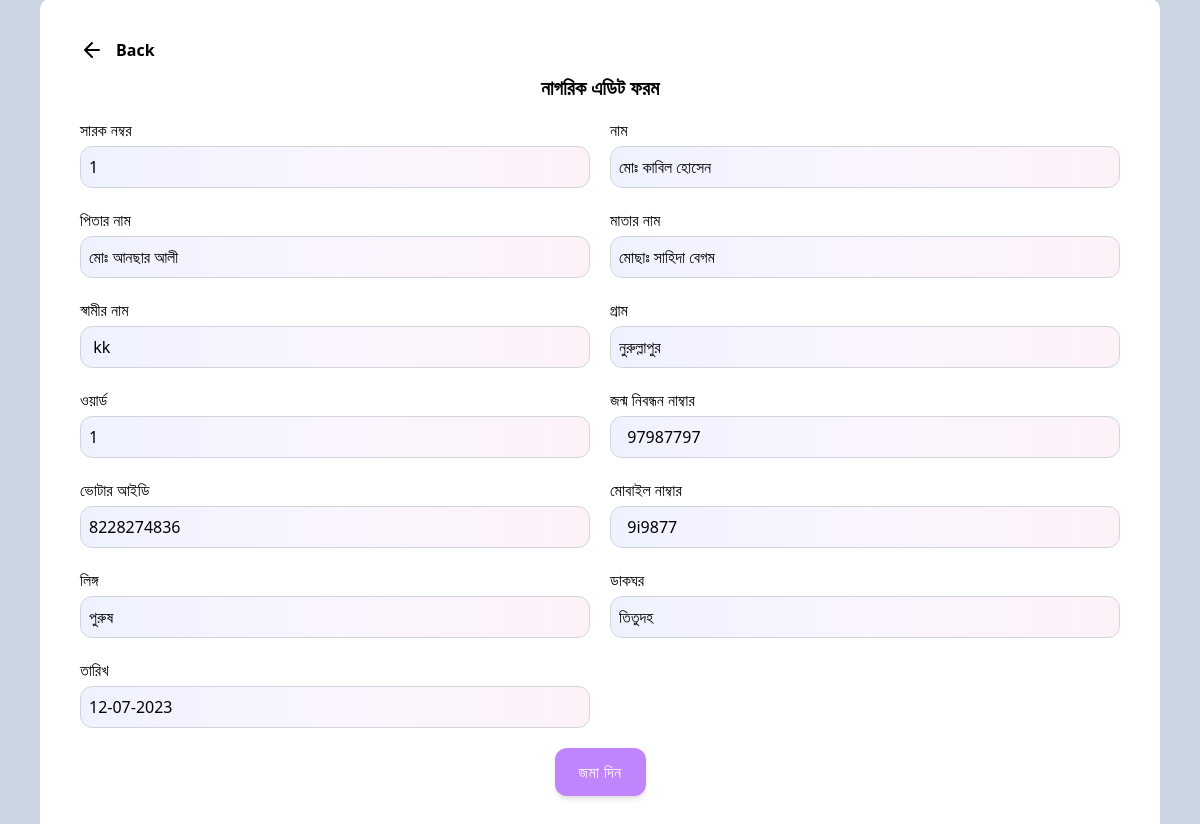
/nagorikedit.php?id=9 (signed in), run on the app's committed database.
### tables this page shows
CREATE TABLE `nagorik` (
  `id` int(11) NOT NULL,
  `sarok` varchar(255) NOT NULL,
  `name` varchar(255) NOT NULL,
  `fathername` varchar(255) NOT NULL,
  `mothername` varchar(255) NOT NULL,
  `husband` varchar(255) NOT NULL,
  `gram` varchar(255) NOT NULL,
  `word` varchar(255) NOT NULL,
  `birthno` varchar(255) NOT NULL,
  `voterid` varchar(255) NOT NULL,
  `mobileno` varchar(255) NOT NULL,
  `gender` varchar(255) NOT NULL,
  `dakghor` varchar(255) NOT NULL,
  `date` varchar(255) NOT NULL
);

### nagorikedit.php (the view, shortened to what this page needs)
<?php
include './dbconnect.php';
if (isset($_REQUEST['id'])) {
    $rid = $_REQUEST['id'];
    $query = "SELECT * FROM `nagorik` WHERE id=$rid";
    $poriciti = mysqli_query($con, $query);
    $result = mysqli_fetch_array($poriciti);
}
?>
<!DOCTYPE html>
<html lang="en" dir="ltr">
<head>
    <script src="https://cdn.tailwindcss.com"></script>
</head>
<body>
    <div class="flex px-5 md:px-10 py-5 md:h-screen justify-between gap-5 items-center bg-slate-300 ">
        <div class="px-10 py-10 bg-white mx-auto w-full rounded-xl">
            <a href="./nagoriktable.php" class="text-center mb-3 font-semibold flex gap-3 items-center sticky top-0 left-0 w-full ">
                <svg xmlns="http://www.w3.org/2000/svg" width="24" height="24" viewBox="0 0 24 24" fill="none" stroke="#000000" stroke-width="2" stroke-linecap="round" stroke-linejoin="round">
                    <path d="M19 12H6M12 5l-7 7 7 7" />
                </svg>
                Back</a>
            <div class="font-semibold text-xl mb-4 text-center">নাগরিক এডিট ফরম</div>
            <?php
            $sarok = $result['sarok'];
            $name = $result['name'];
            $fathername = $result['fathername'];
            $mothername = $result['mothername'];
            $husband = $result['husband'];
            $gram = $result['gram'];
            $word = $result['word'];
            $birthno = $result['birthno'];
            $voterid = $result['voterid'];
            $mobileno = $result['mobileno'];
            $gender = $result['gender'];
            $dakghor = $result['dakghor'];
            $date = $result['date'];
            ?>
            <form action="nagorikupdate.php" method="POST">
                <div class="space-y-4">
                    <div class="grid grid-cols-1 md:grid-cols-2 items-center gap-5">
                        <div class="space-y-1">
                            <span>সারক নম্বর</span>
                            <input class='px-2 py-2 bg-gradient-to-r from-indigo-50 via-purple-50 to-pink-50 z-40 border border-gray-300 rounded-xl w-full focus:outline-blue-400' type="text" name="sarok" placeholder='সারক নম্বর' value='<?php echo $sarok ?>' required>
                        </div>
                        <div class="space-y-1">
                            <span>নাম</span>
                            <input class='px-2 py-2 bg-gradient-to-r from-indigo-50 via-purple-50 to-pink-50 z-40 border border-gray-300 rounded-xl w-full focus:outline-blue-400' type="text" name="name" placeholder='নাম' value='<?php echo $name ?>' required>
                        </div>
                        <div class="space-y-1">
                            <span>পিতার নাম</span>
                            <input class='px-2 py-2 bg-gradient-to-r from-indigo-50 via-purple-50 to-pink-50 z-40 border border-gray-300 rounded-xl w-full focus:outline-blue-400' type="text" name="fname" placeholder='পিতার নাম' value='<?php echo $fathername ?>' required>
                        </div>
                        <div class="space-y-1">
                            <span>মাতার নাম</span>
                            <input class='px-2 py-2 bg-gradient-to-r from-indigo-50 via-purple-50 to-pink-50 z-40 border border-gray-300 rounded-xl w-full focus:outline-blue-400' type="text" name="mname" placeholder='মাতার নাম' value='<?php echo $mothername ?>' required>
                        </div>
                        <div class="space-y-1">
                            <span>স্বামীর নাম</span>
                            <input class='px-2 py-2 bg-gradient-to-r from-indigo-50 via-purple-50 to-pink-50 z-40 border border-gray-300 rounded-xl w-full focus:outline-blue-400' type="text" name="hname" placeholder='মাতার নাম' value='<?php echo $husband ?>' required>
                        </div>
                        <div class="space-y-1">
                            <span>গ্রাম</span>
                            <input class='px-2 py-2 bg-gradient-to-r from-indigo-50 via-purple-50 to-pink-50 z-40 border border-gray-300 rounded-xl w-full focus:outline-blue-400' type="text" name="gram" placeholder='গ্রাম' value='<?php echo $gram ?>' required>
                        </div>
                        <div class="space-y-1">
                            <span>ওয়ার্ড</span>
                            <input class='px-2 py-2 bg-gradient-to-r from-indigo-50 via-purple-50 to-pink-50 z-40 border border-gray-300 rounded-xl w-full focus:outline-blue-400' type="text" name="ward" placeholder='ওয়ার্ড' value='<?php echo $word ?>' required>
                        </div>
                        <div class="space-y-1">
                            <span>জন্ম নিবন্ধন নাম্বার </span>
                            <input class='px-2 py-2 bg-gradient-to-r from-indigo-50 via-purple-50 to-pink-50 z-40 border border-gray-300 rounded-xl w-full focus:outline-blue-400' type="text" name="birthno" placeholder='জন্ম নিবন্ধন নাম্বার ' value='<?php echo $birthno ?>' required>
                        </div>
                        <div class="space-y-1">
                            <span>ভোটার আইডি</span>
                            <input class='px-2 py-2 bg-gradient-to-r from-indigo-50 via-purple-50 to-pink-50 z-40 border border-gray-300 rounded-xl w-full focus:outline-blue-400' type="text" name="voterid" placeholder='ভোটার আইডি' value='<?php echo $voterid ?>' required>
                        </div>
                        <div class="space-y-1">
                            <span>মোবাইল নাম্বার</span>
                            <input class='px-2 py-2 bg-gradient-to-r from-indigo-50 via-purple-50 to-pink-50 z-40 border border-gray-300 rounded-xl w-full focus:outline-blue-400' type="text" name="mnum" placeholder='মোবাইল নাম্বার' value='<?php echo $mobileno ?>' required>
                        </div>
                        <div class="space-y-1">
                            <span>লিঙ্গ</span>
                            <input class='px-2 py-2 bg-gradient-to-r from-indigo-50 via-purple-50 to-pink-50 z-40 border border-gray-300 rounded-xl w-full focus:outline-blue-400' type="text" name="gender" placeholder='লিঙ্গ' value='<?php echo $gender ?>' required>
                        </div>
                        <div class="space-y-1">
                            <span>ডাকঘর</span>
                            <input class='px-2 py-2 bg-gradient-to-r from-indigo-50 via-purple-50 to-pink-50 z-40 border border-gray-300 rounded-xl w-full focus:outline-blue-400' type="text" name="dakghor" placeholder='মাতার নাম' value='<?php echo $dakghor ?>' required>
                        </div>
                        <div class="space-y-1">
                            <span>তারিখ</span>
                            <input class='px-2 py-2 bg-gradient-to-r from-indigo-50 via-purple-50 to-pink-50 z-40 border border-gray-300 rounded-xl w-full focus:outline-blue-400' type="text" name="date" placeholder='তারিখ' value='<?php echo $date ?>' required>
                        </div>
                    </div>
                </div>
                <div class="flex justify-center items-center w-full mt-5">
                    <input class='h-12 px-6 font-medium tracking-wide
text-white transition duration-200 rounded-xl shadow-md bg-purple-400
hover:bg-purple-700 focus:shadow-outline focus:outline-none cursor-pointer' type="submit" value="জমা দিন">
                </div>
            </form>
        </div>
    </div>
</body>
</html>

### data on the page
nagorik: sarok "1", name "মোঃ কাবিল হোসেন", fname "মোঃ আনছার আলী", mname "মোছাঃ সাহিদা বেগম", hname "kk", gram "নুরুল্লাপুর", ward "1", birthno "97987797", voterid "8228274836", mnum "9i9877", gender "পুরুষ", dakghor "তিতুদহ", date "12-07-2023"
